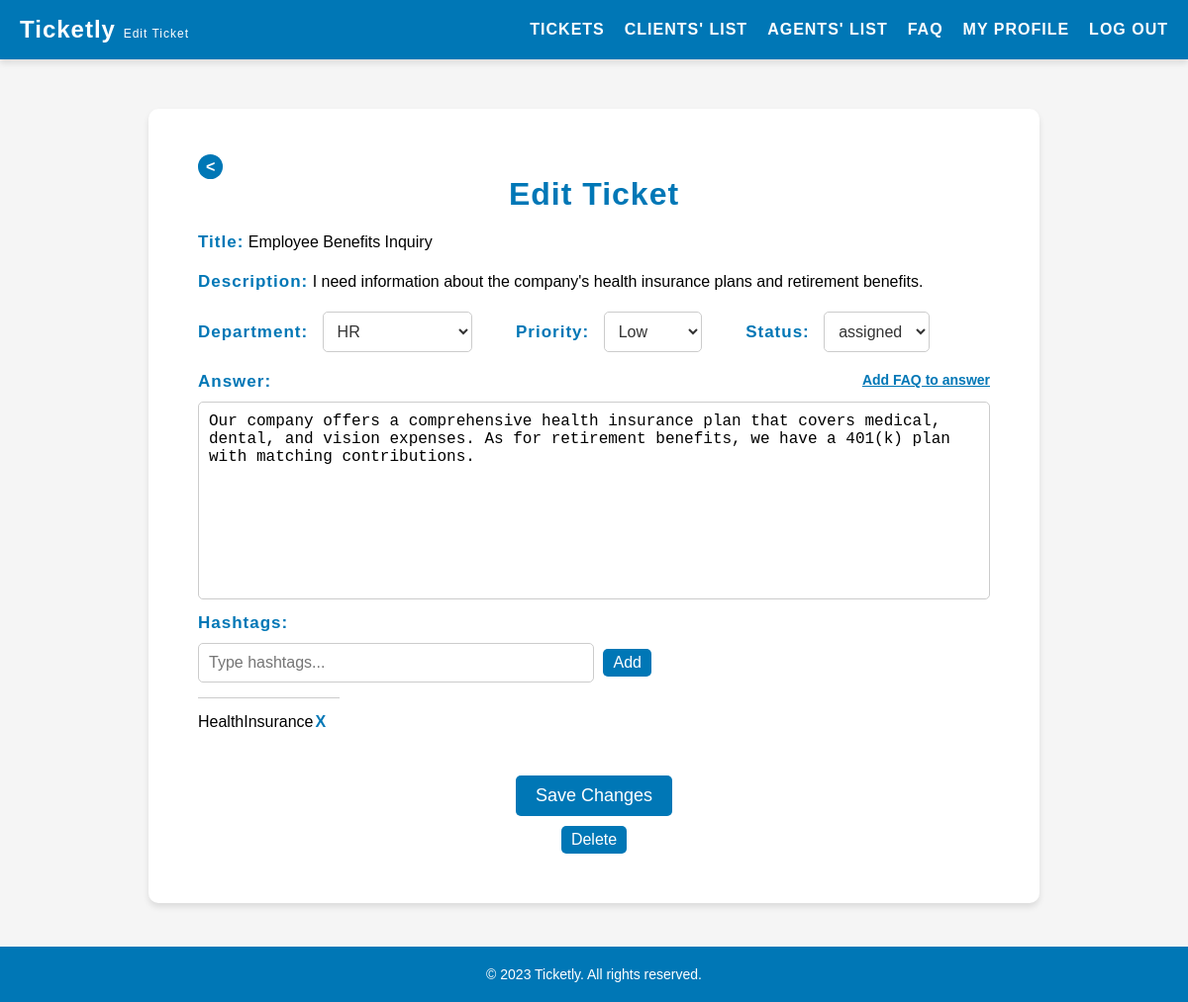
Screenshot of /pages/editTicket.php?id=13 (signed in) with the database file from the repository.
### tables this page shows
CREATE TABLE "tickets" (
    id INTEGER PRIMARY KEY AUTOINCREMENT,
    title VARCHAR(255) NOT NULL,
    description TEXT NOT NULL,
    answer TEXT,
    client_id INTEGER NOT NULL,
    agent_id INTEGER,
    priority VARCHAR(10) NOT NULL DEFAULT 'medium' CHECK (priority IN ('low', 'medium', 'high')),
    created_at DATETIME NOT NULL,
    updated_at DATETIME NOT NULL,
    department_id INTEGER,
    status_id INTEGER NOT NULL DEFAULT 1,
    FOREIGN KEY(status_id) REFERENCES status(id),
    FOREIGN KEY(client_id) REFERENCES users(id),
    FOREIGN KEY(agent_id) REFERENCES users(id),
    FOREIGN KEY(department_id) REFERENCES departments(id)
);

CREATE TABLE ticket_hashtags (
    ticket_id INTEGER NOT NULL,
    hashtag_id INTEGER NOT NULL,
    PRIMARY KEY (ticket_id, hashtag_id),
    FOREIGN KEY(ticket_id) REFERENCES tickets(id),
    FOREIGN KEY(hashtag_id) REFERENCES hashtags(id)
);

CREATE TABLE hashtags (
    id INTEGER PRIMARY KEY AUTOINCREMENT,
    name VARCHAR(255) NOT NULL UNIQUE
);

### pages/editTicket.php (called while the page is built, shortened)
<?php
    require_once(__DIR__ . '/../utils/session.php');
    $session = new Session();
    require_once(__DIR__ . '/../templates/editTicket.tpl.php');
    drawEditTicket($session);
?>

### utils/session.php (called while the page is built, shortened)
<?php class Session {
    public function __construct() {
        $this->role = $_SESSION['role'] ?? '';
    }
} ?>

### database/tickets.class.php (called while the page is built, shortened)
<?php
    require_once __DIR__ . '/../database/hashtags.class.php';
    class Tickets {
        public function __construct(?int $id, string $title, string $description, ?string $answer, int $clientId, ?int $agentId, int $statusId = 1, string $priority = 'medium', ?int $departmentId) {
            $this->id = $id;
            $this->title = $title;
            $this->description = $description;
            $this->answer = $answer;
            $this->statusId = $statusId;
            $this->priority = $priority;
            $this->createdAt = date('Y-m-d H:i:s');
            $this->departmentId = $departmentId;
        }
    }
    function getTicketEditData(PDO $db, ?int $ticketId): ?Tickets {
        $stmt = $db->prepare('SELECT * FROM tickets WHERE id = :ticketId');
        $stmt->bindValue(':ticketId', $ticketId, PDO::PARAM_INT);
        $stmt->execute();
        $row = $stmt->fetch(PDO::FETCH_ASSOC);
        $id = isset($row['id']) ? (int) $row['id'] : null;
        $title = isset($row['title']) ? $row['title'] : null;
        $description = isset($row['description']) ? $row['description'] : null;
        $answer = isset($row['answer']) ? $row['answer'] : null;
        $clientId = isset($row['client_id']) ? (int) $row['client_id'] : null;
        $agentId = isset($row['agent_id']) ? (int) $row['agent_id'] : null;
        $statusId = isset($row['status_id']) ? (int) $row['status_id'] : null;
        $priority = isset($row['priority']) ? $row['priority'] : null;
        $departmentId = isset($row['department_id']) ? (int) $row['department_id'] : null;
        return new Tickets($id, $title, $description, $answer, $clientId, $agentId, $statusId, $priority, $departmentId);
    }
?>

### database/departments.class.php (called while the page is built, shortened)
<?php
    class Departments {
        public function __construct(?int $id, string $name) {
            $this->id = $id;
            $this->name = $name;
        }
    }
    function getDepartments(PDO $db): array {
        $stmt = $db->prepare('SELECT * FROM departments');
        $stmt->execute();
        $departments = array();
        while ($row = $stmt->fetch(PDO::FETCH_ASSOC)) {
            $departments[] = new Departments(
                (int) $row['id'],
                $row['name']
            );
        }
        return $departments;
    }
?>

### database/status.class.php (called while the page is built, shortened)
<?php
    class Status {
        public function __construct(?int $id, string $name) {
            $this->id = $id;
            $this->name = $name;
        }
    }
    function getStatus(PDO $db): array {
        $stmt = $db->prepare('SELECT * FROM status');
        $stmt->execute();
        $status = array();
        while ($row = $stmt->fetch(PDO::FETCH_ASSOC)) {
            $status[] = new Status(
                (int) $row['id'],
                $row['name']
            );
        }
        return $status;
    }
?>

### database/ticketHashtags.class.php (called while the page is built, shortened)
<?php
    class TicketHashtags {
        public function __construct(int $ticketId, int $hashtagId) {
            $this->hashtagId = $hashtagId;
        }
    }
    function getTicketHashtags(PDO $db, int $ticketId): array {
        $stmt = $db->prepare('SELECT * FROM ticket_hashtags WHERE ticket_id = :ticketId');
        $stmt->bindValue(':ticketId', $ticketId, PDO::PARAM_INT);
        $stmt->execute();
        $ticketHashtags = [];
        while ($row = $stmt->fetch(PDO::FETCH_ASSOC)) {
            $ticketHashtags[] = new TicketHashtags(
                (int) $row['ticket_id'],
                (int) $row['hashtag_id']
            );
        }
        return $ticketHashtags;
    }
?>

### database/hashtags.class.php (called while the page is built, shortened)
<?php
    function getHashtagsNameById(PDO $db, int $id): string {
        $stmt = $db->prepare('SELECT name FROM hashtags WHERE id = :id');
        $stmt->bindValue(':id', $id, PDO::PARAM_INT);
        $stmt->execute();
        $row = $stmt->fetch(PDO::FETCH_ASSOC);
        if ($row) {
            return $row['name'];
        }
        return '';
    }
?>

### templates/editTicket.tpl.php (the view, shortened to what this page needs)
<?php function drawEditTicket(Session $session, $title_error = '', $description_error = '') {
    require_once '../database/connection.db.php';
    require_once '../database/tickets.class.php';
    require_once '../database/faqs.class.php';
    require_once '../database/ticketHashtags.class.php';
    $db = getDatabaseConnection();
    if (isset($_POST['ticket_id'])) {
        $ticketId = (int)$_POST['ticket_id'];
    } elseif (isset($_GET['id'])) {
        $ticketId = (int)$_GET['id'];
    } else {
        exit('Invalid ticket ID');
    }
    $ticket = getTicketEditData($db, (int)$ticketId);
    ?>
    <!DOCTYPE html>
    <html>
        <head>
            <link rel="stylesheet" href="../style/editTicket.css">
        </head>
        <body>
            <?php include '../templates/header.tpl.php';?>
            <main>
                <a href="../pages/tickets.php" class="back-button"><</a>
                <h2>Edit Ticket</h2>
                <form action="../actions/action_editTicket.php?id=<?php echo $ticketId; ?>" method="post">
                    <div>
                        <label for="title">Title:</label>
                        <?php if ($session->role === 'client') : ?>
                            <input type="text" id="title" name="title" value="<?php echo htmlspecialchars($ticket->title); ?>" required>
                            <?php if (!empty($title_error)) : ?>
                                <div class="error"><?php echo htmlspecialchars($title_error); ?></div>
                            <?php endif; ?>
                        <?php else: ?>
                            <span id="title"><?php echo htmlspecialchars($ticket->title); ?></span>
                        <?php endif; ?>
                    </div>
                    <div>
                        <label for="description">Description:</label>
                        <?php if ($session->role === 'client') : ?>
                            <textarea id="description" name="description" required><?php echo htmlspecialchars($ticket->description); ?></textarea>
                            <?php if (!empty($description_error)) : ?>
                                <div class="error"><?php echo htmlspecialchars($description_error); ?></div>
                            <?php endif; ?>
                        <?php else: ?>
                            <span id="description"><?php echo htmlspecialchars($ticket->description); ?></span>
                        <?php endif; ?>
                    </div>
                    <div>
                        <label for="department">Department:</label>
                        <select id="department" name="department_id">
                            <?php
                            include_once '../database/departments.class.php';
                            $db = getDatabaseConnection();
                            $departments = getDepartments($db);
                            foreach ($departments as $department) {
                                $selected = ($department->id === $ticket->departmentId) ? 'selected' : '';
                                echo '<option value="' . $department->id . '" ' . $selected . '>' . $department->name . '</option>';
                            }
                            ?>
                        </select>
                        <?php if ($session->role !== 'client') : ?>
                            <label for="priority">Priority:</label>
                            <select id="priority" name="priority">
                                <?php
                                $priorities = array('low', 'medium', 'high');
                                foreach ($priorities as $priority) {
                                    $selected = ($priority === $ticket->priority) ? 'selected' : '';
                                    echo '<option value="' . $priority . '" ' . $selected . '>' . ucfirst($priority) . '</option>';
                                }
                                ?>
                            </select>
                            <label for="status">Status:</label>
                            <select id="status" name="status_id">
                                <?php
                                include_once '../database/status.class.php';
                                $db = getDatabaseConnection();
                                $statuses = getStatus($db);
                                foreach ($statuses as $status) {
                                    $selected = ($status->id === $ticket->statusId) ? 'selected' : '';
                                    echo '<option value="' . $status->id . '" ' . $selected . '>' . $status->name . '</option>';
                                }
                                ?>
                            </select>
                        <?php endif; ?>
                    </div>
                    <div class="form-answer">
                        <?php if ($session->role !== 'client') : ?>
                            <label for="answer">Answer:</label>
                            <div class="add-faq">
                                <a href="../pages/faq.php?ticket_id=<?php echo $ticket->id; ?>">Add FAQ to answer</a>
                            </div>
                            <textarea id="answer" name="answer"><?php echo htmlspecialchars($ticket->answer); ?></textarea>
                            <label for="hashtags">Hashtags:</label>
                            <div>
                                <div id="hashtags-top">
                                    <input type="text" id="hashtags-input" name="hashtags_input" placeholder="Type hashtags...">
                                    <button id="submit-hashtag" type="button">Add</button>
                                </div>
                                <div id="hashtags-container">
                                    <?php
                                    $ticketHashtags = getTicketHashtags($db, $ticket->id);
                                    foreach ($ticketHashtags as $hashtag) {
                                        $hashtagName = getHashtagsNameById($db, $hashtag->hashtagId);
                                        echo '<span class="hashtag">' . $hashtagName . '<button class="remove-hashtag" type="button">X</button></span>';
                                    }
                                    ?>
                                </div>
                            </div>
                        <?php else: ?>
                            <label for="answer">Answer:</label>
                            <span id="answer-display"><?php echo htmlspecialchars($ticket->answer); ?></span>
                            <input type="hidden" name="answer" value="<?php echo htmlspecialchars($ticket->answer); ?>">
                        <?php endif; ?>
                    </div>
                    <div class="form-row">
                        <input type="submit" value="Save Changes">
                    </div>
                </form>
                <form id="delete-form" action="../actions/action_deleteTicket.php" method="post" onsubmit="return confirmDelete();">
                    <button type="submit">Delete</button>
                </form>
            </main>
            <?php include '../templates/footer.tpl.php'; ?>
        </body>
    </html>
<?php } ?>

### style/editTicket.css (style rules this page uses)
main { background-color: #fff; padding: 50px; border-radius: 10px; box-shadow: 0 4px 6px rgba(0, 0, 0, 0.1); margin: 50px auto; max-width: 900px; margin-bottom: 100px; }
main h2 { text-align: center; font-size: 32px; margin-bottom: 20px; font-weight: 600; letter-spacing: 1px; color: #0077b6; }
.back-button { background-color: #0077b6; color: #fff; padding: 4px 8px; border: none; border-radius: 50%; cursor: pointer; transition: all 0.3s ease; align-self: center; margin-bottom: 20px; text-decoration: none; font-weight: bold; }
form { display: flex; flex-direction: column; }
form label { font-size: 17px; margin-bottom: 5px; font-weight: 600; letter-spacing: 1px; color: #0077b6; }
form input[type="text"], form textarea { font-size: 16px; padding: 10px; border-radius: 5px; margin-top: 10px; border: 1px solid #ccc; width: 100%; max-width: auto; transition: border-color 0.3s ease; margin-bottom: 10px; }
form textarea { resize: none; height: 200px; align-items: center; }
form select { width: 25%; padding: 10px; margin-left: 10px; border-radius: 5px; border: 1px solid #ccc; font-size: 16px; color: #333; background-color: #fff; transition: all 0.3s ease; width: fit-content; max-width: 100%; box-sizing: border-box; margin-right: 40px; }
form input[type="submit"] { font-size: 18px; background-color: #0077b6; color: #fff; padding: 10px 20px; border: none; border-radius: 5px; cursor: pointer; transition: all 0.3s ease; align-self: center; margin-left: auto; margin-right: auto; margin: 0 auto; display: block; }
form button { font-size: 16px; background-color: #0077b6; color: #fff; padding: 5px 10px; border: none; border-radius: 5px; cursor: pointer; transition: all 0.3s ease; align-self: center; margin-top: 10px; }
form div:not(:last-child) { margin-bottom: 20px; }
.form-answer { position: relative; }
.add-faq { position: absolute; right: 0; top: 0; font-size: 14px; }
.add-faq a { text-decoration: underline; color: #0077b6; font-weight: bold; }
.hashtag { border-top: #ccc 1px solid; display: inline-block; margin-right: 4px; margin-top: -15px; }
.remove-hashtag { background-color: transparent; border: none; font-weight: bold; color: #0077b6; cursor: pointer; margin-right: 4px; margin-left: -8px; }
#hashtags-input { width: 50%; margin-right: 5px; }

### style/header.css (style rules this page uses)
* { box-sizing: border-box; margin: 0; padding: 0; }
body { font-family: Arial, sans-serif; background-color: #f5f5f5; }

### rows the page displays
tickets: title "Employee Benefits Inquiry", description "I need information about the company's health insurance plans and retirement benefits.", answer "Our company offers a comprehensive health insurance plan that covers medical, dental, and vision expenses. As for retirement benefits, we have a 401(k) plan with matching contributions."
ticket_hashtags: hashtag.name "HealthInsurance"

### other values shown
form field department_id "HR"
form field priority "Low"
form field status_id "assigned"
